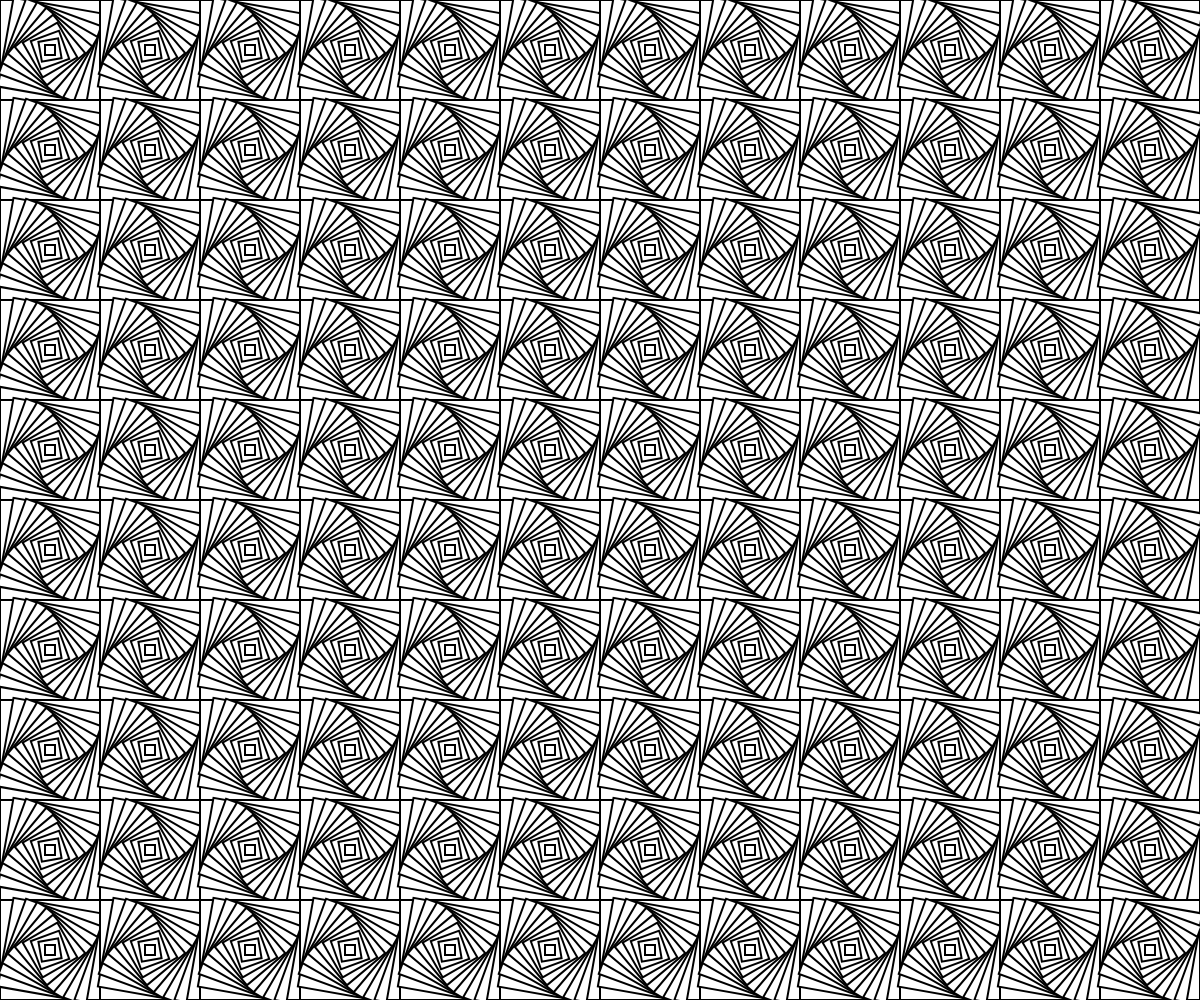
Frame 1 (no input)
Frame 60 (no input): identical to frame 1, image omitted
Frame 120 (the mouse pressed at the canvas centre since frame 60): identical to frame 1, image omitted

The p5.js sketch that drew this single still picture (run headless with seeded random() and noise() and a simulated clock; from frame 60 on, the mouse is pressed at the canvas centre):

// p5.js sketch
// ── sketch.js
function setup() {
  createCanvas(windowWidth, windowHeight);

  print(width,height,width*height)

  rectMode(CENTER);
  angleMode(DEGREES);
  background(220, 120, 120);

  strokeWeight(2);
  let pitch = 100;
  let sqDim = 0.9 * pitch;
  translate(pitch / 2, pitch / 2);

  // draw a column of rows
  for (let y = 0; y < height; y += pitch) {
    // draw a row of squares
    for (let x = 0; x < width; x += pitch) {
      //draw concentric squares
      for (let dd = 100; dd > 0; dd -= 10) {
        push();
        translate(x, y);
        rotate(100-dd);
        rect(0, 0, dd);
        pop();
      }
    }
  }
}

function draw() {}
